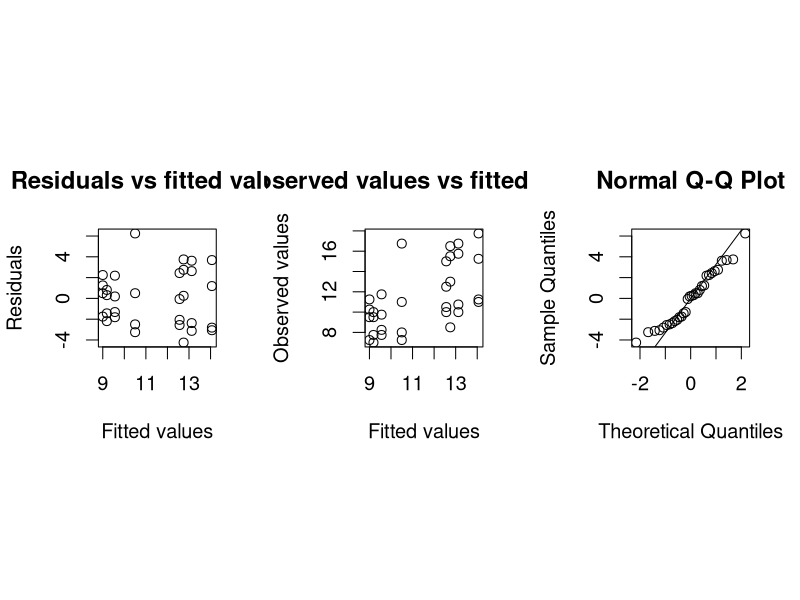
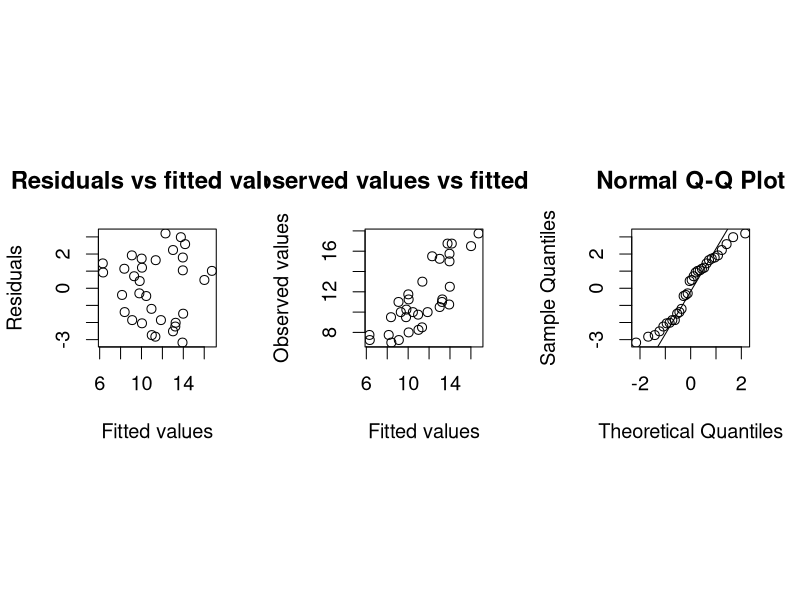
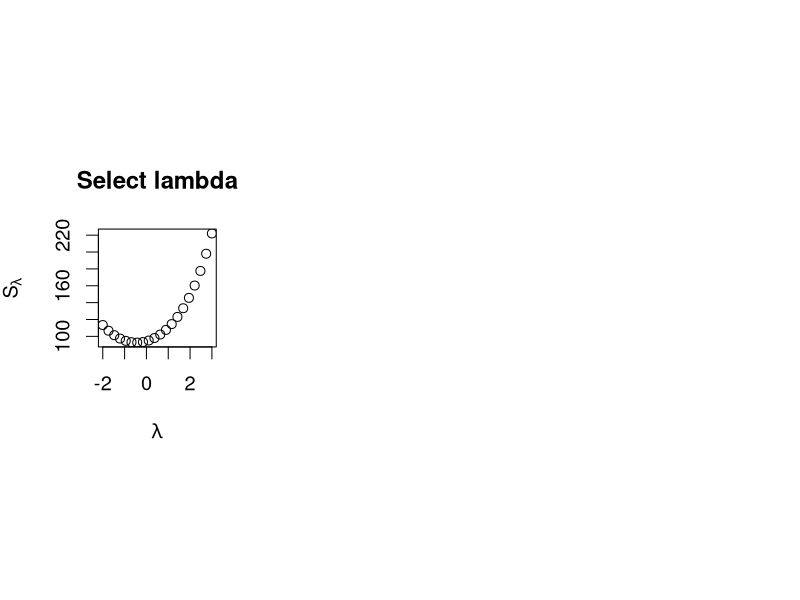

R code for these plots, in order: (Note: this script raises an error after producing the figures.)
#########################cooking time

y1<-c(10.5,13,8.5,10,17.75,15.75,10.75,15.25,16.75,11.25,11,10,16.5,12.5,15,15.5,
      11.75,7.25,11,7.75,10,10.25,9.5,7.75,11.25,7,9.5,7.25,16.75,8.25,9.75,8)

A = rep(c(-1,1),16)
B = rep(c(-1,-1,1,1), 8)
C = rep(c(rep(-1,4),rep(1,4)), 4)
D = rep(c(rep(-1,8),rep(1,8)), 2) 
E = c(rep(-1,16), rep(1,16))
Block<-c('1','3','3','1','4','2','2','4','2','4','4','2','3','1','1','3',
         '2','4','4','2','3','1','1','3','1','3','3','1','4','2','2','4')
time<-data.frame(y1,A,B,C,D,E,Block)
fit_time<-lm(y1~A*B*C*D*E+Block)
summary(fit_time)
anova(fit_time)

est.effects<-2*fit_time$coefficients[-c(1,7,8,9,20,29,32)]
a.est<-abs(est.effects)
g<-length(est.effects)

########Lenth
s0<-1.5*median(a.est)
a1<-a.est[a.est<2.5*s0]
pse<-1.5*median(a1)
v<-g/3
alpha<-0.1
ga<-0.5*(1-(1-alpha)^(1/g))
a.est[a.est>qt(ga,v,lower.tail = F)*pse]

#########Dong
m1<-length(a1)
s12<-sum(a1^2)/m1
s1<-sqrt(s12)
a2<-a.est[a.est<2.5*s1]
m2<-length(a2)
s22<-sum(a2^2)/m2
s2<-sqrt(s22)
a.est>s2*qt(ga,m2,lower.tail = F)
a.est[a.est>s2*qt(ga,m2,lower.tail = F)]

par(mfrow=c(1,3),pty="s",cex=1.2)
rd.1<-lm(y1~E+Block)#residual plots of dong&lenth method
summary(rd.1)
res1<-rd.1$residuals
fit1<-rd.1$fitted.values
plot(res1 ~ fit1,xlab="Fitted values",ylab="Residuals",main="Residuals vs fitted values")
plot(y1 ~ fit1,xlab="Fitted values",ylab="Observed values",main="Observed values vs fitted values")
qqnorm(res1)
qqline(res1)

f1<-lm(y1~A+B+C+D+E+Block)
summary(f1)
resi <- f1$residuals#residual plots of transformation
fitt<- f1$fitted.values
plot(resi ~ fitt,xlab="Fitted values",ylab="Residuals",main="Residuals vs fitted values")
plot(y1~ fitt,xlab="Fitted values",ylab="Observed values",main="Observed values vs fitted values")
qqnorm(resi)
qqline(resi)
########transformation

#notes method
gm <- exp(mean(log(y1))) ## geometric mean
ssr <- NULL
lambda.seq <- seq(from=-2,to=3,length.out=20) 
for(lambda in lambda.seq){
  if(lambda == 0){
    y <- gm*log(y1)
  } else {
    y <- (y1^lambda-1)/(lambda * gm^{lambda-1})
  }
  fit <- lm(y ~ A+B+C+D+E+Block)
  ssr <- c(ssr,sum(fit$resid^2))
} 
plot(lambda.seq,ssr,type="b",xlab=expression(lambda),
       ylab=expression(S[lambda]),main = "Select lambda")
y<-y1^(-0.5)
y<-y1^ll
model<-lm(y~A+B+C+D+E+Block)
summary(model)
anova(model)

resid <- model$residuals#residual plots of transformation
fitted <- model$fitted.values
plot(resid ~ fitted,xlab="Fitted values",ylab="Residuals",main="Residuals vs fitted values")
plot(y ~ fitted,xlab="Fitted values",ylab="Observed values",main="Observed values vs fitted values")
qqnorm(resid)
qqline(resid)
#seems A,B,C,E


####selection
library(MASS)
time.t1<-lm(y1~A*B*C*D*E+Block-A:B:C:D:E)
time.bc1<-boxcox(time.t1,lambda = seq(-5,5-0.05))
time.bc1$x[which.max(time.bc1$y)]

time.t2<-lm(y1~(A+B+C+D+E)^3+Block)
time.bc2<-boxcox(time.t2)
time.bc2$x[which.max(time.bc2$y)]

time.t3<-lm(y1~(A+B+C+D+E)^2+Block)
resi<-time.t3$residuals
fitt<-time.t3$fitted.values
plot(resi ~ fitt,xlab="Fitted values",ylab="Residuals",main="Residuals vs fitted values")
plot(y1 ~ fitt,xlab="Fitted values",ylab="Observed values",main="Observed values vs fitted values")
qqnorm(resi)
qqline(resi)

time.bc3<-boxcox(time.t3)
l<-time.bc3$x[which.max(time.bc3$y)]
y.t<-y1^l
model.t<-lm(y.t~(A+B+C+D+E)^2+Block)
summary(model.t)
anova(model.t)
resid.t<- model.t$residuals#residual plots of transformation
fitted.t <- model.t$fitted.values
fit.t<-fitted.t^(1/l)
plot(resid.t ~ fitted.t,xlab="Fitted values",ylab="Residuals",main="Residuals vs fitted values")
plot(y1 ~ fit.t,xlab="Fitted values",ylab="Observed values",main="Observed values vs fitted values")
qqnorm(resid.t)
qqline(resid.t)



#tranformation studentized mm
coef.t<-model.t$coefficients[-c(1,7,8,9)]
N<-32
g.t<-15
v.t<-13
M<-3.1
se<-0.0014770
coef.t[abs(coef.t)>M*se]
#A,C,E,AE



######time dependence?
res.b1<-resid[c(1, 4, 14, 15, 22, 23, 25, 28)]
res.b2<-resid[c(6, 7,  9, 12, 17, 20, 30, 31)]
res.b3<-resid[c(2, 3, 13, 16, 21, 24, 26, 27)]
res.b4<-resid[c(5, 8, 10, 11, 18, 19, 29, 32)]
run1<-c(2,7,5,1,4,6,3,8)
run2<-c(2,6,3,4,1,8,7,5)
run3<-c(6,8,4,3,1,2,5,7)
run4<-c(8,4,1,3,2,7,5,6)
run<-c(run1,run2+8,run3+16,run4+24)
plot(run,resid.t,xlab = "run orders",ylab = "residuals",main = "run orders vs. residuals")
abline(v=8.5,col="darkorange",lty=3)
abline(v=16.5,col="darkorange",lty=3)
abline(v=24.5,col="darkorange",lty=3)
plot(run1,res.b1)
plot(run2,res.b2)
plot(run3,res.b3)
plot(run4,res.b4)










###########################silky
y2x<-c(6,5,7,7,6,7,8,6,4,6,6,6,6,7,8,7,6,7,5,6,8,6,7,7,7,7,7,7,5,5,7,8)
y2x<-c(6,5,7,5,6,7,8,6,4,6,6,6,8,7,8,7,7,6,6,6,8,6,7,7,7,7,7,8,6,5,7,8)
y2w<-c(7,5,8,6,6,6,8,7,6,5,7,6,8,7,9,7,8,5,7,5,9,6,9,7,7,7,7,7,6,6,8,8)
y2<-c(y2x,y2w)
y3x<-c(4,5,5,7,3,7,4,6,6,7,5,8,4,7,8,8,3,6,6,7,3,6,4,7,4,6,6,7,4,4,5,7)
y3w<-c(4,5,5,6,4,7,4,7,6,8,5,7,5,7,6,8,3,6,4,7,3,5,4,6,3,6,5,6,3,7,4,7)
y3<-c(y3x,y3w)

kg<-data.frame(y2,a,b,c,d,e,block)
eg<-data.frame(y3,a,b,c,d,e,block)
t<-data.frame(y4,a,b,c,d,e,block)

##taster1
fit_kg1<-lm(y2x~A*B*C*D*E+Block)
summary(fit_kg1)
anova(fit_kg1)
est.t1<-2*fit_kg1$coefficients[-c(1,7,8,9,20,29,32)]
a.t1<-abs(est.t1)
g.t1<-length(est.t1)
#Lenth
s0.t1<-1.5*median(a.t1)
a1.t1<-a.t1[a.t1<2.5*s0.t1]
pse.t1<-1.5*median(a1.t1)
v.t1<-g.t1/3
alpha<-0.1
ga.t1<-0.5*(1-(1-alpha)^(1/g.t1))
a.t1[a.t1>qt(ga.t1,v.t1,lower.tail = F)*pse.t1]
#Dong
m1.t1<-length(a1.t1)
s12.t1<-sum(a1.t1^2)/m1.t1
s1.t1<-sqrt(s12.t1)
a2.t1<-a.t1[a.t1<2.5*s1.t1]
m2.t1<-length(a2.t1)
s22.t1<-sum(a2.t1^2)/m2.t1
s2.t1<-sqrt(s22.t1)
a.t1>s2.t1*qt(ga.t1,m2.t1,lower.tail = F)
a.t1[a.t1>s2.t1*qt(ga.t1,m2.t1,lower.tail = F)]
#trans
gm.t1 <- exp(mean(log(y2x))) ## geometric mean
ssr <- NULL
lambda.seq <- seq(from=-2,to=6,length.out=30) 
for(lambda in lambda.seq){
  if(lambda == 0){
    y <- gm.t1*log(y2x)
  } else {
    y <- (y2x^lambda-1)/(lambda * gm.t1^{lambda-1})
  }
  fit <- lm(y ~ A+B+C+D+E+Block)
  ssr <- c(ssr,sum(fit$resid^2))
} 
plot(lambda.seq,ssr,type="b",xlab=expression(lambda),
     ylab=expression(S[lambda]))
y.t1<-y2x^2
model.t1<-lm(y.t1~A+B+C+D+E+Block)
summary(model.t1)
anova(model.t1)
coef.t1<-model.t1$coefficients[-c(1,7,8,9)]
g.t1<-5
v.t1<-23
M.t1<-2.46
se.t1<-2.05577
coef.t1[abs(coef.t1)>M.t1*se.t1]


##taster2
fit_kg2<-lm(y2w~A*B*C*D*E+Block)
summary(fit_kg2)
anova(fit_kg2)
est.t2<-2*fit_kg2$coefficients[-c(1,7,8,9,20,29,32)]
a.t2<-abs(est.t2)
g.t2<-length(est.t2)
#Lenth
s0.t2<-1.5*median(a.t2)
a1.t2<-a.t2[a.t2<2.5*s0.t2]
pse.t2<-1.5*median(a1.t2)
v.t2<-g.t2/3
alpha<-0.1
ga.t2<-0.5*(1-(1-alpha)^(1/g.t2))
a.t2[a.t2>qt(ga.t2,v.t2,lower.tail = F)*pse.t2]

rd.t2<-lm(y2w~A+B+C+Block)#residual plots of dong&lenth method
summary(rd.t2)
res.t2<-rd.t2$residuals
fit.t2<-rd.t2$fitted.values
plot(res.t2 ~ fit.t2,xlab="Fitted values",ylab="Residuals",main="Residuals vs fitted values")
plot(y2w ~ fit.t2,xlab="Fitted values",ylab="Observed values",main="Observed values vs fitted values")
qqnorm(res.t2)
qqline(res.t2)


#Dong
m1.t2<-length(a1.t2)
s12.t2<-sum(a1.t2^2)/m1.t2
s1.t2<-sqrt(s12.t2)
a2.t2<-a.t2[a.t2<2.5*s1.t2]
m2.t2<-length(a2.t2)
s22.t2<-sum(a2.t2^2)/m2.t2
s2.t2<-sqrt(s22.t2)
a.t2>s2.t2*qt(ga.t2,m2.t2,lower.tail = F)
a.t2[a.t2>s2.t2*qt(ga.t2,m2.t2,lower.tail = F)]

rd.t2<-lm(y2w~A+C+Block)#residual plots of dong&lenth method
summary(rd.t2)
res.t2<-rd.t2$residuals
fit.t2<-rd.t2$fitted.values
plot(res.t2 ~ fit.t2,xlab="Fitted values",ylab="Residuals",main="Residuals vs fitted values")
plot(y2w ~ fit.t2,xlab="Fitted values",ylab="Observed values",main="Observed values vs fitted values")
qqnorm(res.t2)
qqline(res.t2)


#trans
gm.t2 <- exp(mean(log(y2w))) ## geometric mean
ssr <- NULL
lambda.seq <- seq(from=-2,to=3,length.out=20) 
for(lambda in lambda.seq){
  if(lambda == 0){
    y <- gm.t2*log(y2w)
  } else {
    y <- (y2w^lambda-1)/(lambda * gm.t2^{lambda-1})
  }
  fit <- lm(y ~ A+B+C+D+E+Block)
  ssr <- c(ssr,sum(fit$resid^2))
} 
plot(lambda.seq,ssr,type="b",xlab=expression(lambda),
     ylab=expression(S[lambda]))
y.t2<-y2w^(1/3)
model.t2<-lm(y.t2~A+B+C+D+E+Block)
summary(model.t2)
anova(model.t2)

resid.t2 <- model.t2$residuals#residual plots of transformation
fitted.t2 <- model.t2$fitted.values
plot(resid.t2 ~ fitted.t2,xlab="Fitted values",ylab="Residuals",main="Residuals vs fitted values")
plot(y2w ~ fitted.t2,xlab="Fitted values",ylab="Observed values",main="Observed values vs fitted values")
qqnorm(resid.t2)
qqline(resid.t2)
coef.t2<-model.t2$coefficients[-c(1,7,8,9)]
g.t2<-5
v.t2<-23
M.t2<-2.46
se.t2<-0.0122954
coef.t2[abs(coef.t2)>M.t2*se.t2]




###as replication
a<-rep(A,2)
b<-rep(B,2)
c<-rep(C,2)
d<-rep(D,2)
e<-rep(E,2)
block<-rep(Block,2)

dd<-data.frame(y2,a,b,c,d,e,block,taster)
fit_kg<-lm(y2~a*b*c*d*e+block,data = dd)
summary(fit_kg)
anova(fit_kg)
est.effects2<-2*fit_kg$coefficients[-c(1,7,8,9,20,29,32)]
res2 <- fit_kg$residuals#residual plots of transformation
fit2 <- fit_kg$fitted.values
plot(res2~fit2,xlab="Fitted values",ylab="Residuals",main="Residuals vs fitted values")
plot(y2 ~ fit2,xlab="Fitted values",ylab="Observed values",main="Observed values vs fitted values")
qqnorm(res2)
qqline(res2)
#smm
v2<-32
g2<-length(est.effects2)
se2.est<-0.09504*2
M30<-3.1
M35<-3.07
est.effects2[abs(est.effects2)>M30*se2.est]
#no need to do transformation



###################################egg

##taster1 A,B
fit_eg1<-lm(y3x~A*B*C*D*E+Block)
summary(fit_eg1)
anova(fit_eg1)
est.e1<-2*fit_eg1$coefficients[-c(1,7,8,9,20,29,32)]
a.e1<-abs(est.e1)
g.e1<-length(est.e1)
#Lenth
s0.e1<-1.5*median(a.e1)
a1.e1<-a.t1[a.e1<2.5*s0.e1]
pse.e1<-1.5*median(a1.e1)
v.e1<-g.e1/3
alpha<-0.1
ga.e1<-0.5*(1-(1-alpha)^(1/g.e1))
a.e1[a.e1>qt(ga.e1,v.e1,lower.tail = F)*pse.e1]

rd.e1<-lm(y3x~A+Block)#residual plots of dong&lenth method
summary(rd.e1)
res.e1<-rd.e1$residuals
fit.e1<-rd.e1$fitted.values
plot(res.e1 ~ fit.e1,xlab="Fitted values",ylab="Residuals",main="Residuals vs fitted values")
plot(y3x ~ fit.e1,xlab="Fitted values",ylab="Observed values",main="Observed values vs fitted values")
qqnorm(res.e1)
qqline(res.e1)


#Dong
m1.e1<-length(a1.e1)
s12.e1<-sum(a1.e1^2)/m1.e1
s1.e1<-sqrt(s12.e1)
a2.e1<-a.t1[a.e1<2.5*s1.e1]
m2.e1<-length(a2.e1)
s22.e1<-sum(a2.e1^2)/m2.e1
s2.e1<-sqrt(s22.e1)
a.e1>s2.e1*qt(ga.e1,m2.e1,lower.tail = F)
a.e1[a.e1>s2.e1*qt(ga.e1,m2.e1,lower.tail = F)]

rd.e1<-lm(y3x~A+B+Block)#residual plots of dong&lenth method
summary(rd.e1)
res.e1<-rd.e1$residuals
fit.e1<-rd.e1$fitted.values
plot(res.e1 ~ fit.e1,xlab="Fitted values",ylab="Residuals",main="Residuals vs fitted values")
plot(y3x ~ fit.e1,xlab="Fitted values",ylab="Observed values",main="Observed values vs fitted values")
qqnorm(res.e1)
qqline(res.e1)


#trans
gm.e1 <- exp(mean(log(y3x))) ## geometric mean
ssr <- NULL
lambda.seq <- seq(from=-2,to=6,length.out=30) 
for(lambda in lambda.seq){
  if(lambda == 0){
    y <- gm.e1*log(y3x)
  } else {
    y <- (y3x^lambda-1)/(lambda * gm.e1^{lambda-1})
  }
  fit <- lm(y ~ A+B+C+D+E+Block)
  ssr <- c(ssr,sum(fit$resid^2))
} 
plot(lambda.seq,ssr,type="b",xlab=expression(lambda),
     ylab=expression(S[lambda]))
y.e1<-y3x^(0.8)
model.e1<-lm(y.e1~A+B+C+D+E+Block)
summary(model.e1)
anova(model.e1)

resid.e1 <- model.e1$residuals#residual plots of transformation
fitted.e1 <- model.e1$fitted.values
fit.e1<-fitted.e1^(1/0.8)
plot(resid.e1 ~ fitted.e1,xlab="Fitted values",ylab="Residuals",main="Residuals vs fitted values")
plot(y3x ~ fit.e1,xlab="Fitted values",ylab="Observed values",main="Observed values vs fitted values")
qqnorm(resid.e1)
qqline(resid.e1)



ta1.t1<-lm(y3x~A*B*C*D*E+Block-A:B:C:D:E)
ta1.bc1<-boxcox(ta1.t1)
ta1.bc1$x[which.max(ta1.bc1$y)]#no way

ta1.t2<-lm(y3x~(A+B+C+D+E)^3+Block)
summary(ta1.t2)
resi<-ta1.t2$residuals
fitt<-ta1.t2$fitted.values
plot(resi ~ fitt,xlab="Fitted values",ylab="Residuals",main="Residuals vs fitted values")
plot(y3x ~ fitt,xlab="Fitted values",ylab="Observed values",main="Observed values vs fitted values")
qqnorm(resi)
qqline(resi)
ta1.bc2<-boxcox(ta1.t2)
(l2<-ta1.bc2$x[which.max(ta1.bc2$y)])
y.ta1<-y3x^l2
model.ta1<-lm(y.ta1~(A+B+C+D+E)^3+Block)
summary(model.ta1)
anova(model.ta1)
resid.ta1 <- model.ta1$residuals#residual plots of transformation
fitted.ta1 <- model.ta1$fitted.values
fit.ta1<-fitted.ta1^(1/l2)
plot(resid.ta1 ~ fitted.ta1,xlab="Fitted values",ylab="Residuals",main="Residuals vs fitted values")
plot(y3x ~ fit.ta1,xlab="Fitted values",ylab="Observed values",main="Observed values vs fitted values")
qqnorm(resid.ta1)
qqline(resid.ta1)

coef.e1<-ta1.t2$coefficients[-c(1,7,8,9,20,29)]
g.e1<-23
v.e1<-5
M.e1<-4.1
se.e1<-0.20010
coef.e1[abs(coef.e1)>M.e1*se.e1]

ta1.t3<-lm(y3x~(A+B+C+D+E)^2+Block)
resi<-ta1.t3$residuals
fitt<-ta1.t3$fitted.values
plot(resi ~ fitt,xlab="Fitted values",ylab="Residuals",main="Residuals vs fitted values")
plot(y3x ~ fitt,xlab="Fitted values",ylab="Observed values",main="Observed values vs fitted values")
qqnorm(resi)
qqline(resi)
ta1.bc3<-boxcox(ta1.t3)
(l2<-ta1.bc3$x[which.max(ta1.bc3$y)])
y.ta1<-y3x^l2
model.ta1<-lm(y.ta1~(A+B+C+D+E)^2+Block)
summary(model.ta1)
anova(model.ta1)
resid.ta1 <- model.ta1$residuals#residual plots of transformation
fitted.ta1 <- model.ta1$fitted.values
fit.ta1<-fitted.ta1^(1/l2)
plot(resid.ta1 ~ fitted.ta1,xlab="Fitted values",ylab="Residuals",main="Residuals vs fitted values")
plot(y3x ~ fit.ta1,xlab="Fitted values",ylab="Observed values",main="Observed values vs fitted values")
qqnorm(resid.ta1)
qqline(resid.ta1)
coef.e2<-ta1.t3$coefficients[-c(1,7,8,9)]
g.e2<-15
v.e2<-13
M.e2<-3.1
se.e2<-0.17442
coef.e2[abs(coef.e2)>M.e2*se.e2]

ta1.t4<-lm(y3x~A+B+C+D+E+Block)
ta1.bc4<-boxcox(ta1.t4)
(l2<-ta1.bc4$x[which.max(ta1.bc4$y)])
y.ta1<-y3x^l2
model.ta1<-lm(y.ta1~A+B+C+D+E+Block)
summary(model.ta1)
anova(model.ta1)
resid.ta1 <- model.ta1$residuals#residual plots of transformation
fitted.ta1 <- model.ta1$fitted.values
fit.ta1<-fitted.ta1^(1/l2)
plot(resid.ta1 ~ fitted.ta1,xlab="Fitted values",ylab="Residuals",main="Residuals vs fitted values")
plot(y3x ~ fit.ta1,xlab="Fitted values",ylab="Observed values",main="Observed values vs fitted values")
qqnorm(resid.ta1)
qqline(resid.ta1)






##taster2 A,D,E
fit_eg2<-lm(y3w~A*B*C*D*E+Block)
summary(fit_eg2)
anova(fit_eg2)
est.e2<-2*fit_eg2$coefficients[-c(1,7,8,9,20,29,32)]
a.e2<-abs(est.e2)
g.e2<-length(est.e2)
#Lenth
s0.e2<-1.5*median(a.e2)
a1.e2<-a.e2[a.e2<2.5*s0.e2]
pse.e2<-1.5*median(a1.e2)
v.e2<-g.e2/3
alpha<-0.1
ga.e2<-0.5*(1-(1-alpha)^(1/g.e2))
a.e2[a.e2>qt(ga.e2,v.e2,lower.tail = F)*pse.e2]

rd.e2<-lm(y3w~A+Block)#residual plots of dong&lenth method
summary(rd.e2)
res.e2<-rd.e2$residuals
fit.e2<-rd.e2$fitted.values
plot(res.e2 ~ fit.e2,xlab="Fitted values",ylab="Residuals",main="Residuals vs fitted values")
plot(y3w ~ fit.e2,xlab="Fitted values",ylab="Observed values",main="Observed values vs fitted values")
qqnorm(res.e2)
qqline(res.e2)


#Dong
m1.e2<-length(a1.e2)
s12.e2<-sum(a1.e2^2)/m1.e2
s1.e2<-sqrt(s12.e2)
a2.e2<-a.e2[a.e2<2.5*s1.e2]
m2.e2<-length(a2.e2)
s22.e2<-sum(a2.e2^2)/m2.e2
s2.e2<-sqrt(s22.e2)
a.e2>s2.e2*qt(ga.e2,m2.e2,lower.tail = F)
a.e2[a.e2>s2.e2*qt(ga.e2,m2.e2,lower.tail = F)]

rd.e2<-lm(y3w~A+E+Block)#residual plots of dong&lenth method
summary(rd.e2)
res.e2<-rd.e2$residuals
fit.e2<-rd.e2$fitted.values
plot(res.e2 ~ fit.e2,xlab="Fitted values",ylab="Residuals",main="Residuals vs fitted values")
plot(y3w ~ fit.e2,xlab="Fitted values",ylab="Observed values",main="Observed values vs fitted values")
qqnorm(res.e2)
qqline(res.e2)


#trans
gm.e2 <- exp(mean(log(y3w))) ## geometric mean
ssr <- NULL
lambda.seq <- seq(from=-2,to=3,length.out=20) 
for(lambda in lambda.seq){
  if(lambda == 0){
    y <- gm.e2*log(y3w)
  } else {
    y <- (y3w^lambda-1)/(lambda * gm.e2^{lambda-1})
  }
  fit <- lm(y ~ A+B+C+D+E+Block)
  ssr <- c(ssr,sum(fit$resid^2))
} 
plot(lambda.seq,ssr,type="b",xlab=expression(lambda),
     ylab=expression(S[lambda]))
(lambda<-1)
y.e2<-y3w
model.e2<-lm(y.e2~A+B+C+D+E+Block)
summary(model.e2)
anova(model.e2)

resid.e2 <- model.e2$residuals#residual plots of transformation
fitted.e2 <- model.e2$fitted.values
plot(resid.e2 ~ fitted.e2,xlab="Fitted values",ylab="Residuals",main="Residuals vs fitted values")
plot(y3w ~ fitted.e2,xlab="Fitted values",ylab="Observed values",main="Observed values vs fitted values")
qqnorm(resid.e2)
qqline(resid.e2)



ta2.t1<-lm(y3w~A*B*C*D*E+Block-A:B:C:D:E)
ta2.bc1<-boxcox(ta2.t1)
ta2.bc1$x[which.max(ta2.bc1$y)]#no way

ta2.t2<-lm(y3w~(A+B+C+D+E)^3+Block)
resi<-ta2.t2$residuals
fitt<-ta2.t2$fitted.values
plot(resi ~ fitt,xlab="Fitted values",ylab="Residuals",main="Residuals vs fitted values")
plot(y3x ~ fitt,xlab="Fitted values",ylab="Observed values",main="Observed values vs fitted values")
qqnorm(resi)
qqline(resi)
ta2.bc2<-boxcox(ta2.t2)
(l2<-ta2.bc2$x[which.max(ta2.bc2$y)])
y.ta2<-y3w^l2
model.ta2<-lm(y.ta2~(A+B+C+D+E)^3+Block)
summary(model.ta2)
anova(model.ta2)
resid.ta2 <- model.ta2$residuals#residual plots of transformation
fitted.ta2 <- model.ta2$fitted.values
fit.ta2<-fitted.ta2^(1/l2)
plot(resid.ta2 ~ fitted.ta2,xlab="Fitted values",ylab="Residuals",main="Residuals vs fitted values")
plot(y3w ~ fit.ta2,xlab="Fitted values",ylab="Observed values",main="Observed values vs fitted values")
qqnorm(resid.ta2)
qqline(resid.ta2)



ta2.t3<-lm(y3w~(A+B+C+D+E)^2+Block)
resi<-ta2.t3$residuals
fitt<-ta2.t3$fitted.values
plot(resi ~ fitt,xlab="Fitted values",ylab="Residuals",main="Residuals vs fitted values")
plot(y3x ~ fitt,xlab="Fitted values",ylab="Observed values",main="Observed values vs fitted values")
qqnorm(resi)
qqline(resi)
ta2.bc3<-boxcox(ta2.t3)
(l2<-ta2.bc3$x[which.max(ta2.bc3$y)])
y.ta2<-y3w^l2
model.ta2<-lm(y.ta2~(A+B+C+D+E)^2+Block)
summary(model.ta2)
anova(model.ta2)
resid.ta2 <- model.ta2$residuals#residual plots of transformation
fitted.ta2 <- model.ta2$fitted.values
fit.ta2<-fitted.ta2^(1/l2)
plot(resid.ta2 ~ fitted.ta2,xlab="Fitted values",ylab="Residuals",main="Residuals vs fitted values")
plot(y3w ~ fit.ta2,xlab="Fitted values",ylab="Observed values",main="Observed values vs fitted values")
qqnorm(resid.ta2)
qqline(resid.ta2)#this

coef.e2<-model.ta2$coefficients[-c(1,7,8,9)]
g.e2<-15
v.e2<-13
M.e2<-3.1
se.e2<-0.0092236
coef.e2[abs(coef.e2)>M.e2*se.e2]


ta2.t4<-lm(y3w~A+B+C+D+E+Block)
resi<-ta2.t4$residuals
fitt<-ta2.t4$fitted.values
plot(resi ~ fitt,xlab="Fitted values",ylab="Residuals",main="Residuals vs fitted values")
plot(y3x ~ fitt,xlab="Fitted values",ylab="Observed values",main="Observed values vs fitted values")
qqnorm(resi)
qqline(resi)
ta2.bc4<-boxcox(ta2.t4)
(l2<-ta2.bc4$x[which.max(ta2.bc4$y)])
y.ta2<-y3w^l2
model.ta2<-lm(y.ta2~A+B+C+D+E+Block)
summary(model.ta2)
anova(model.ta2)
resid.ta2 <- model.ta2$residuals#residual plots of transformation
fitted.ta2 <- model.ta2$fitted.values
fit.ta2<-fitted.ta2^(1/l2)
plot(resid.ta2 ~ fitted.ta2,xlab="Fitted values",ylab="Residuals",main="Residuals vs fitted values")
plot(y3w ~ fit.ta2,xlab="Fitted values",ylab="Observed values",main="Observed values vs fitted values")
qqnorm(resid.ta2)
qqline(resid.ta2)
coef.t<-ta2.t4$coefficients[-c(1,7,8,9)]
N<-32
g.t<-5
v.t<-23
M<-2.46
se<-0.12208
coef.t[abs(coef.t)>M*se]


###as replication
a<-rep(A,2)
b<-rep(B,2)
c<-rep(C,2)
d<-rep(D,2)
e<-rep(E,2)
block<-rep(Block,2)
taster<-c(rep('1',32),rep('2',32))
d<-data.frame(y3,a,b,c,d,e,block,taster)

fit_eg<-lm(y3~a*b*c*d*e+block+taster,data=d)
summary(fit_eg)
anova(fit_eg)
est.effects3<-2*fit_eg$coefficients[-c(1,7,8,9,10,21,30,33)]
res3 <- fit_eg$residuals#residual plots of transformation
fit3 <- fit_eg$fitted.values
plot(res3~fit3,xlab="Fitted values",ylab="Residuals",main="Residuals vs fitted values")
plot(y3 ~ fit3,xlab="Fitted values",ylab="Observed values",main="Observed values vs fitted values")
qqnorm(res3)
qqline(res3)
#smm
v3<-31
g3<-length(est.effects3)
se3.est<-0.08531*2
M30<-3.1
est.effects3[abs(est.effects3)>M30*se3.est]


qqnorm(y3)
qqnorm(est.effects3)
qqline(est.effects3)
#transformation



rep.bc1<-boxcox(fit_eg,data=d)
(l3<-rep.bc1$x[which.max(rep.bc1$y)])
y.e<-y3^l3
da<-data.frame(y.e,a,b,c,d,e,block,taster)
model.e<-lm(y.e~a*b*c*d*e+block+taster,data = da)
summary(model.e)
anova(model.e)
resid.e <- model.e$residuals#residual plots of transformation
fitted.e <- model.e$fitted.values
fit.e<-fitted.e^(1/l3)
plot(resid.e ~ fitted.e,xlab="Fitted values",ylab="Residuals",main="Residuals vs fitted values")
plot(y3 ~ fit.e,xlab="Fitted values",ylab="Observed values",main="Observed values vs fitted values")
qqnorm(resid.e)
qqline(resid.e)


run<-c(run1,run2+8,run3+16,run4+24)
plot(run,res3[1:32],xlab = "run orders",ylab = "residuals",main = "taster1")
plot(run,res3[33:64],xlab = "run orders",ylab = "residuals",main = "taster2")
abline(v=8.5,col="darkorange",lty=3)
abline(v=16.5,col="darkorange",lty=3)
abline(v=24.5,col="darkorange",lty=3)
